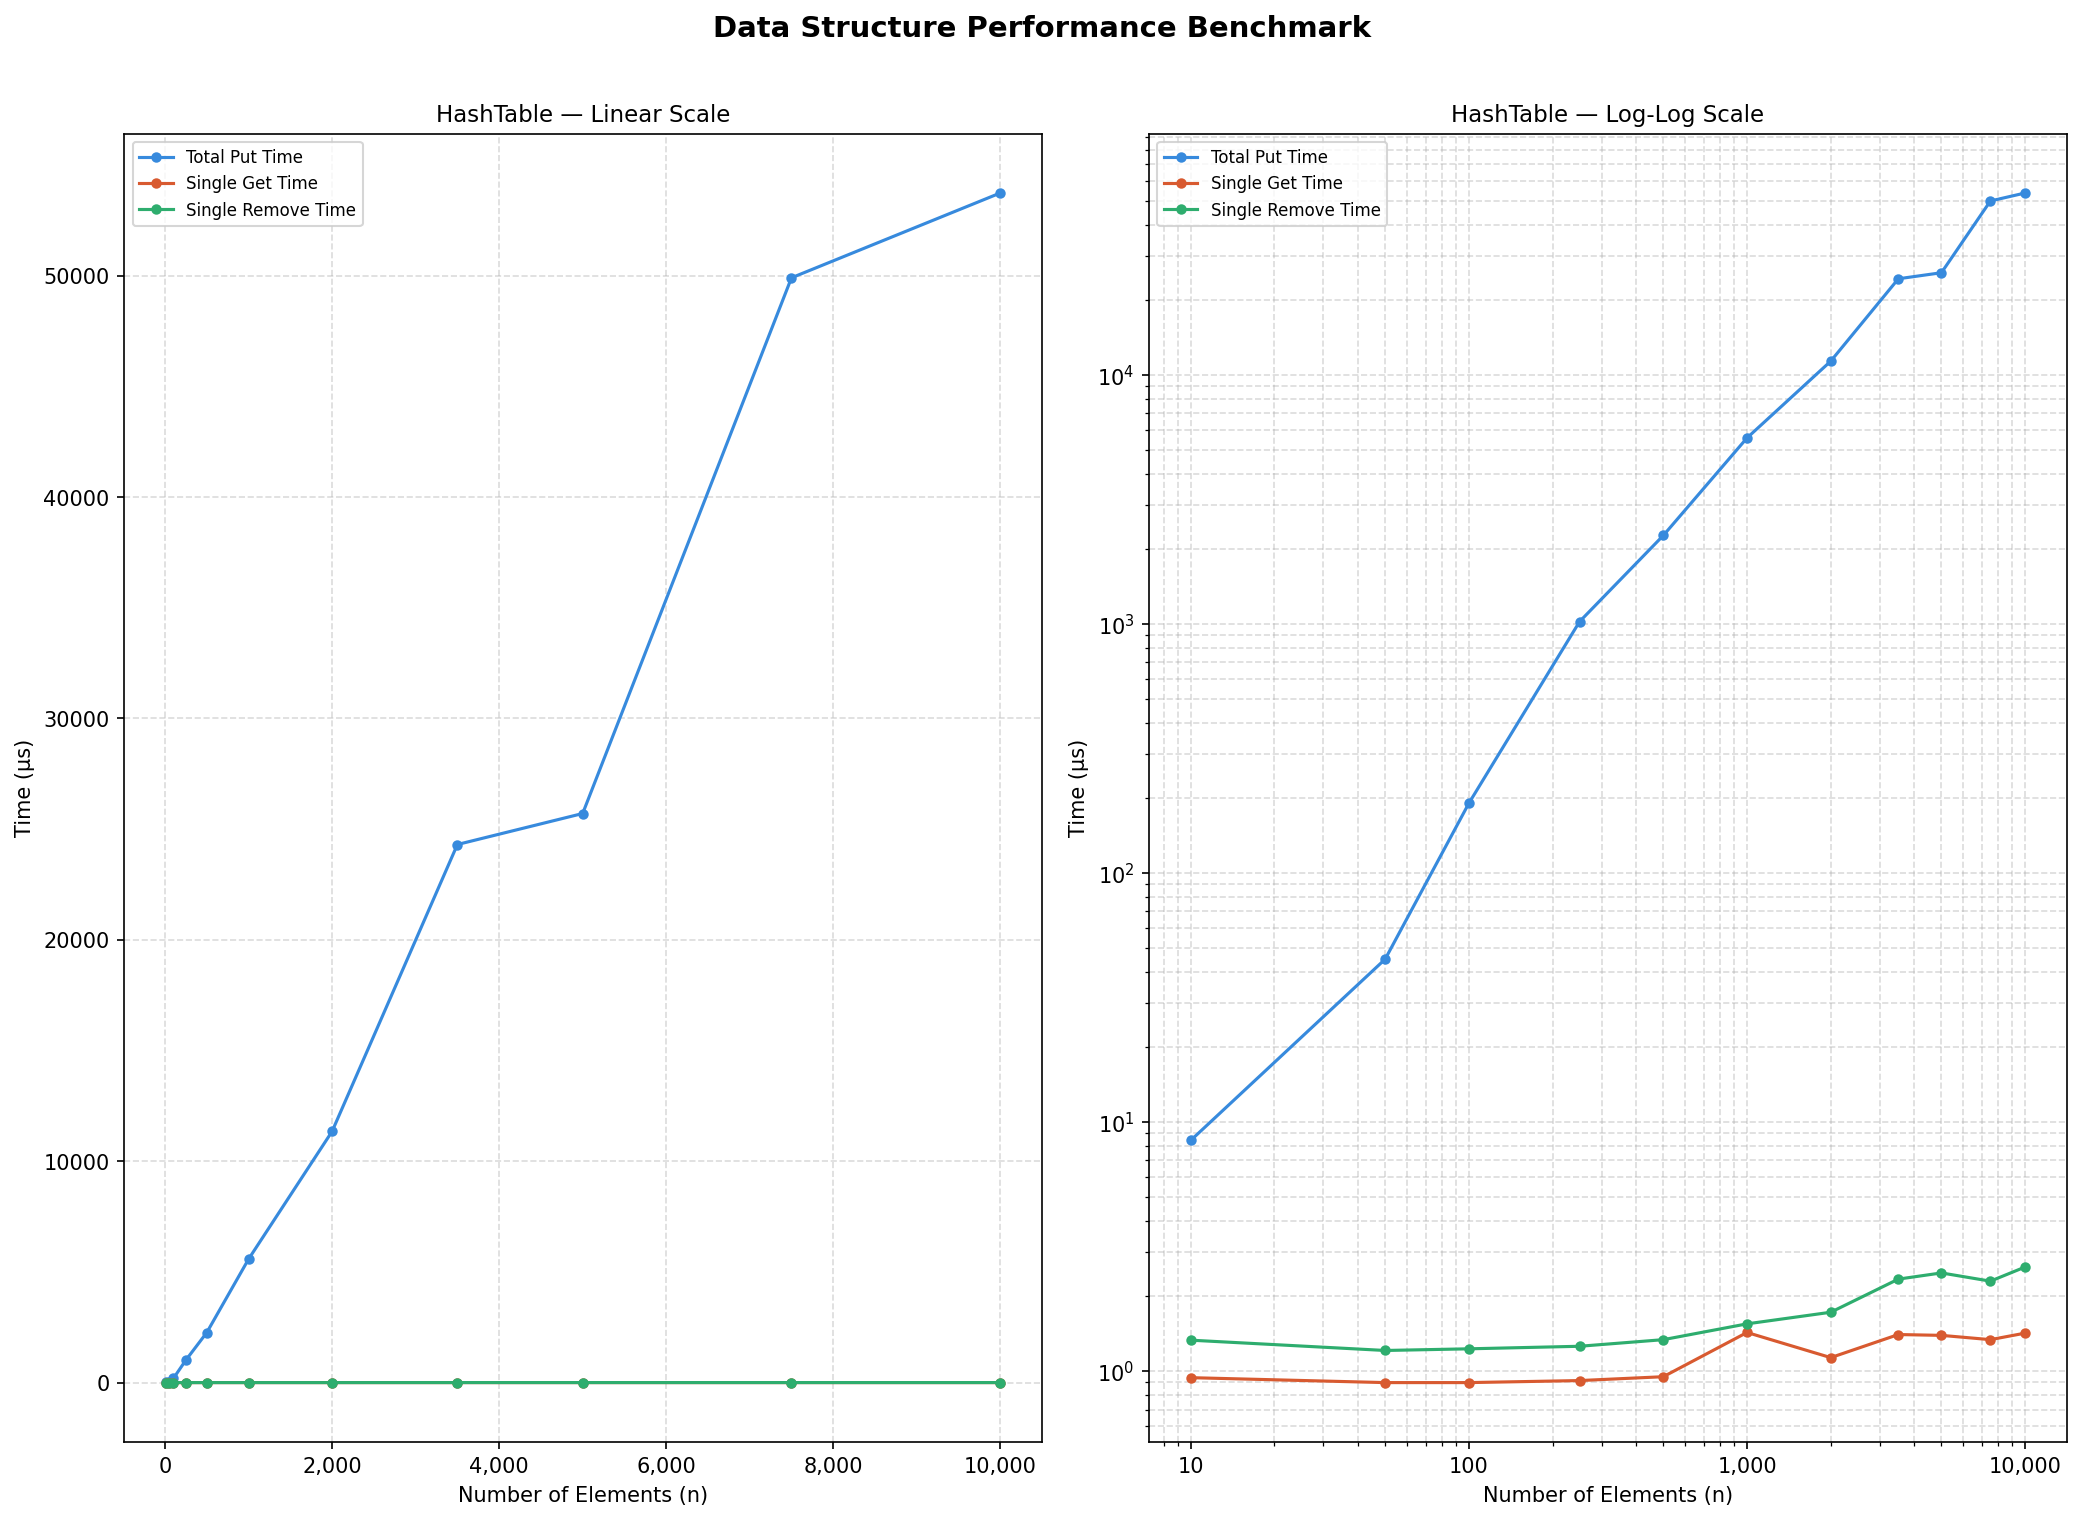

Generate this figure with Python:
"""
benchmark_ht.py
Measures real execution time of HashTable operations
across increasing sizes.

HOW TO RUN
----------
    pip install matplotlib
    python benchmark_ht.py

Saves benchmark_ht.png next to this file.
"""

import time
import random
from pathlib import Path

import matplotlib
matplotlib.use("Agg")
import matplotlib.pyplot as plt
import matplotlib.ticker as ticker

from hash_table import HashTable

# ---------------------------------------------------------------------------
# Sizes & Config
# ---------------------------------------------------------------------------

SIZES = [10, 50, 100, 250, 500, 1000, 2000, 3500, 5000, 7500, 10000]
RUNS = 20

# ---------------------------------------------------------------------------
# Benchmark: HashTable
# ---------------------------------------------------------------------------

ht_put_times    = []
ht_get_times    = []
ht_remove_times = []

print("Benchmarking HashTable...")
for n in SIZES:
    t_put = t_get = t_remove = 0.0

    for _ in range(RUNS):
        ht   = HashTable(capacity=67)
        keys = [random.randint(0, 100_000) for _ in range(n)]
        vals = [random.randint(0, 100_000) for _ in range(n)]

        # put
        start = time.perf_counter()
        for k, v in zip(keys, vals):
            ht.put(k, v)
        t_put += time.perf_counter() - start

        # get (random existing key)
        k = random.choice(keys)
        start = time.perf_counter()
        ht.get(k)
        t_get += time.perf_counter() - start

        # remove (random existing key)
        k = random.choice(keys)
        start = time.perf_counter()
        ht.remove(k)
        t_remove += time.perf_counter() - start

    ht_put_times.append((t_put    / RUNS) * 1_000_000)
    ht_get_times.append((t_get    / RUNS) * 1_000_000)
    ht_remove_times.append((t_remove / RUNS) * 1_000_000)
    print(f"  HashTable  n={n:6,} done")

# ---------------------------------------------------------------------------
# Plot
#   HashTable  (linear | log-log)
# ---------------------------------------------------------------------------

BLUE   = "#378ADD"
ORANGE = "#D85A30"
GREEN  = "#2EAD6E"

fig, axes = plt.subplots(1, 2, figsize=(14, 10))
fig.suptitle("Data Structure Performance Benchmark", fontsize=14, fontweight="600", y=1.01)

def plot_ht(ax_lin, ax_log, series, title):
    for label, times, color in series:
        for ax in (ax_lin, ax_log):
            ax.plot(SIZES, times, color=color, label=label, marker="o", markersize=4)
    for ax, (xlog, ylog), scale in zip(
        (ax_lin, ax_log),
        [(False, False), (True, True)],
        ["Linear Scale", "Log-Log Scale"],
    ):
        ax.set_title(f"{title} — {scale}", fontsize=11)
        ax.set_xlabel("Number of Elements (n)")
        ax.set_ylabel("Time (µs)")
        if xlog: ax.set_xscale("log")
        if ylog: ax.set_yscale("log")
        ax.grid(True, which="both", linestyle="--", alpha=0.45)
        ax.xaxis.set_major_formatter(ticker.FuncFormatter(lambda v, _: f"{int(v):,}"))
        ax.legend(fontsize=8)

plot_ht(
    axes[0], axes[1],
    [
        ("Total Put Time",      ht_put_times,    BLUE),
        ("Single Get Time",     ht_get_times,    ORANGE),
        ("Single Remove Time",  ht_remove_times, GREEN),
    ],
    "HashTable",
)
fig.tight_layout()

out = Path(__file__).parent / "benchmark_ht.png"
fig.savefig(out, dpi=150, bbox_inches="tight")
print(f"\nChart saved → {out.resolve()}")
